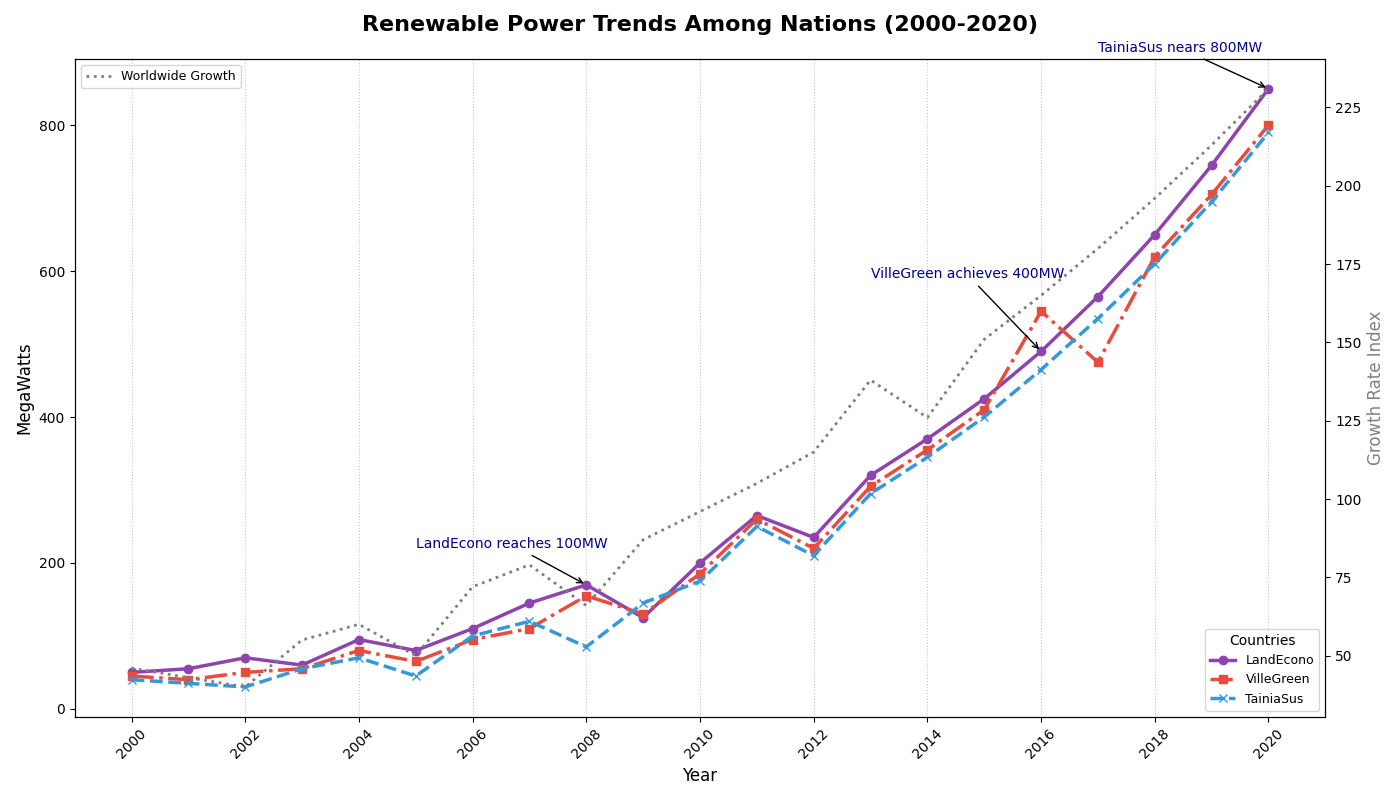

This chart was generated by the following Python code:
import matplotlib.pyplot as plt
import numpy as np

years = np.arange(2000, 2021)

country_data = {
    'LandEcono': [50, 55, 70, 60, 95, 80, 110, 145, 170, 125, 200, 265, 235, 320, 370, 425, 490, 565, 650, 745, 850],
    'VilleGreen': [45, 40, 50, 55, 80, 65, 95, 110, 155, 130, 185, 260, 220, 305, 355, 410, 545, 475, 620, 705, 800],
    'TainiaSus': [40, 35, 30, 55, 70, 45, 100, 120, 85, 145, 175, 250, 210, 295, 345, 400, 465, 535, 610, 695, 790]
}

global_growth_rate = np.array([46, 43, 40, 55, 60, 50, 72, 79, 66, 87, 96, 105, 115, 138, 126, 151, 165, 180, 196, 213, 231])

fig, ax1 = plt.subplots(figsize=(14, 8))

colors = ['#8e44ad', '#e74c3c', '#3498db']
markers = ['o', 's', 'x']
line_styles = ['-', '-.', '--']

for (country, color, marker, linestyle) in zip(country_data.keys(), colors, markers, line_styles):
    ax1.plot(years, country_data[country], color=color, linewidth=2.5, label=country, marker=marker, linestyle=linestyle)

ax2 = ax1.twinx()
ax2.plot(years, global_growth_rate, color='gray', linestyle=':', linewidth=2, label='Worldwide Growth')

ax1.set_title("Renewable Power Trends Among Nations (2000-2020)", fontsize=16, fontweight='bold', pad=20)
ax1.set_xlabel('Year', fontsize=12)
ax1.set_ylabel('MegaWatts', fontsize=12)
ax2.set_ylabel('Growth Rate Index', fontsize=12, color='gray')

ax1.set_xticks(np.arange(2000, 2021, 2))
ax1.set_xticklabels(np.arange(2000, 2021, 2), fontsize=10, rotation=45)

ax1.legend(loc='lower right', fontsize=9, title='Countries')
ax2.legend(loc='upper left', fontsize=9)

ax1.grid(True, linestyle=':', which='major', axis='x', alpha=0.7)

milestones = {
    2008: ('LandEcono reaches 100MW', 50),
    2016: ('VilleGreen achieves 400MW', 100),
    2020: ('TainiaSus nears 800MW', 50)
}

for year, (text, offset) in milestones.items():
    ax1.annotate(text, 
                xy=(year, country_data['LandEcono'][year-2000]), 
                xytext=(year-3, country_data['LandEcono'][year-2000]+offset),
                arrowprops=dict(facecolor='purple', arrowstyle='->'),
                fontsize=10, color='darkblue')

plt.tight_layout()
plt.show()
